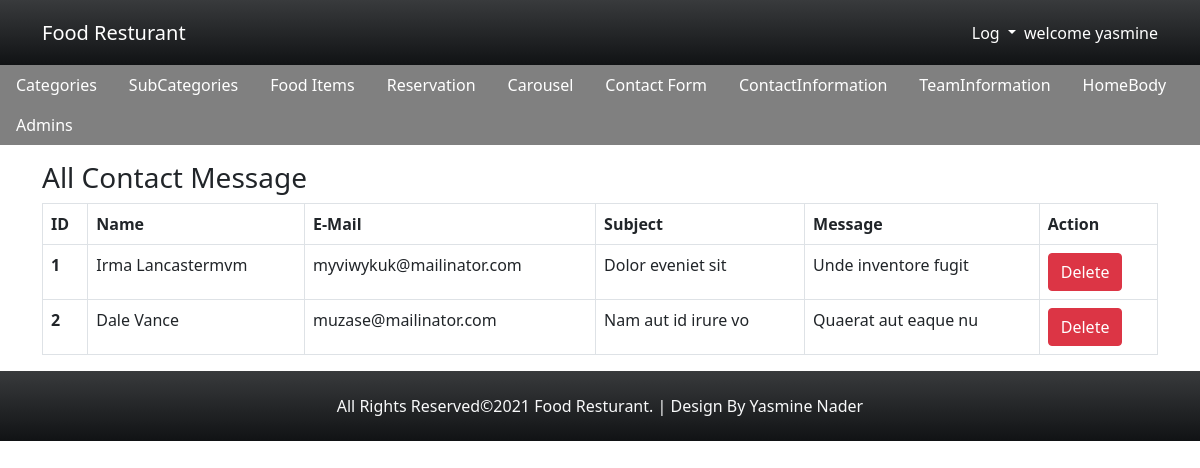
The app's page /contactform/contactDisplay.php (signed in) with its own data.
### tables this page shows
CREATE TABLE `contact_form` (
  `id` int(11) NOT NULL,
  `name` char(100) NOT NULL,
  `email` char(150) NOT NULL,
  `subject` char(50) NOT NULL,
  `message` text NOT NULL
);

### contactform/contactDisplay.php (the view, shortened to what this page needs)
<?php
require "../connection/dbconnection.php";
$query="select * from contact_form";
$sql=mysqli_query($con,$query);
?>
<?php include "../layout/headeradmin.php";?>
<?php include "../layout/navbaradmin.php";?>
<?php if(isset($_SESSION["Name"])){?>
<div class="container">
<h3>All Contact Message</h3>
<table class="table table-bordered">
  <thead>
    <tr>
      <th scope="col">ID</th>
      <th scope="col">Name</th>
      <th scope="col">E-Mail</th>
      <th scope="col">Subject</th>
      <th scope="col">Message</th>
      <th scope="col">Action</th>
    </tr>
  </thead>
  <tbody>
  <?php while($operation=mysqli_fetch_assoc($sql)){
      echo '
    <tr>
      <th>'.$operation["id"].'</th>
      <td>'.$operation["name"].'</td>
      <td>'.$operation["email"].'</td>
      <td>'.$operation["subject"].'</td>
      <td>'.$operation["message"].'</td>
      <td><a href="contactDelete.php?id='.$operation["id"].'"class="btn btn-danger">Delete</a></td>
    </tr>';
   } ?>
  </tbody>
</table>
</div>
<?php include '../layout/footer.php'?>
<?php } else{header("location: ../admins/login.php");} ?>

### css/style.css (style rules this page uses)
body { padding: 0px; margin: 0px; }

### records on screen
contact_form: id "1", name "Irma Lancastermvm", email "myviwykuk@mailinator.com", subject "Dolor eveniet sit", message "Unde inventore fugit"
contact_form: id "2", name "Dale Vance", email "muzase@mailinator.com", subject "Nam aut id irure vo", message "Quaerat aut eaque nu"

### other values on screen
$_SESSION["Name"] "yasmine"
